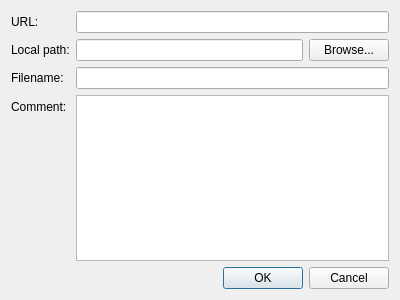
<ui version="4.0" >
 <class>AddTask</class>
 <widget class="QDialog" name="AddTask" >
  <property name="geometry" >
   <rect>
    <x>0</x>
    <y>0</y>
    <width>400</width>
    <height>300</height>
   </rect>
  </property>
  <property name="windowTitle" >
   <string>Add task</string>
  </property>
  <layout class="QVBoxLayout" name="verticalLayout" >
   <item>
    <layout class="QFormLayout" name="formLayout" >
     <item row="0" column="0" >
      <widget class="QLabel" name="label" >
       <property name="text" >
        <string>URL:</string>
       </property>
      </widget>
     </item>
     <item row="0" column="1" >
      <widget class="QLineEdit" name="URL_" />
     </item>
     <item row="1" column="0" >
      <widget class="QLabel" name="label_2" >
       <property name="text" >
        <string>Local path:</string>
       </property>
      </widget>
     </item>
     <item row="1" column="1" >
      <layout class="QHBoxLayout" name="horizontalLayout" >
       <item>
        <widget class="QLineEdit" name="LocalPath_" />
       </item>
       <item>
        <widget class="QPushButton" name="BrowseButton_" >
         <property name="text" >
          <string>Browse...</string>
         </property>
         <property name="flat" >
          <bool>false</bool>
         </property>
        </widget>
       </item>
      </layout>
     </item>
     <item row="2" column="0" >
      <widget class="QLabel" name="label_3" >
       <property name="text" >
        <string>Filename:</string>
       </property>
      </widget>
     </item>
     <item row="2" column="1" >
      <widget class="QLineEdit" name="Filename_" />
     </item>
     <item row="3" column="0" >
      <widget class="QLabel" name="label_4" >
       <property name="text" >
        <string>Comment:</string>
       </property>
      </widget>
     </item>
     <item row="3" column="1" >
      <widget class="QTextEdit" name="Comment_" />
     </item>
    </layout>
   </item>
   <item>
    <widget class="QDialogButtonBox" name="ButtonBox_" >
     <property name="orientation" >
      <enum>Qt::Horizontal</enum>
     </property>
     <property name="standardButtons" >
      <set>QDialogButtonBox::Cancel|QDialogButtonBox::Ok</set>
     </property>
     <property name="centerButtons" >
      <bool>false</bool>
     </property>
    </widget>
   </item>
  </layout>
 </widget>
 <resources/>
 <connections>
  <connection>
   <sender>ButtonBox_</sender>
   <signal>accepted()</signal>
   <receiver>AddTask</receiver>
   <slot>accept()</slot>
   <hints>
    <hint type="sourcelabel" >
     <x>248</x>
     <y>254</y>
    </hint>
    <hint type="destinationlabel" >
     <x>157</x>
     <y>274</y>
    </hint>
   </hints>
  </connection>
  <connection>
   <sender>ButtonBox_</sender>
   <signal>rejected()</signal>
   <receiver>AddTask</receiver>
   <slot>reject()</slot>
   <hints>
    <hint type="sourcelabel" >
     <x>316</x>
     <y>260</y>
    </hint>
    <hint type="destinationlabel" >
     <x>286</x>
     <y>274</y>
    </hint>
   </hints>
  </connection>
 </connections>
</ui>
